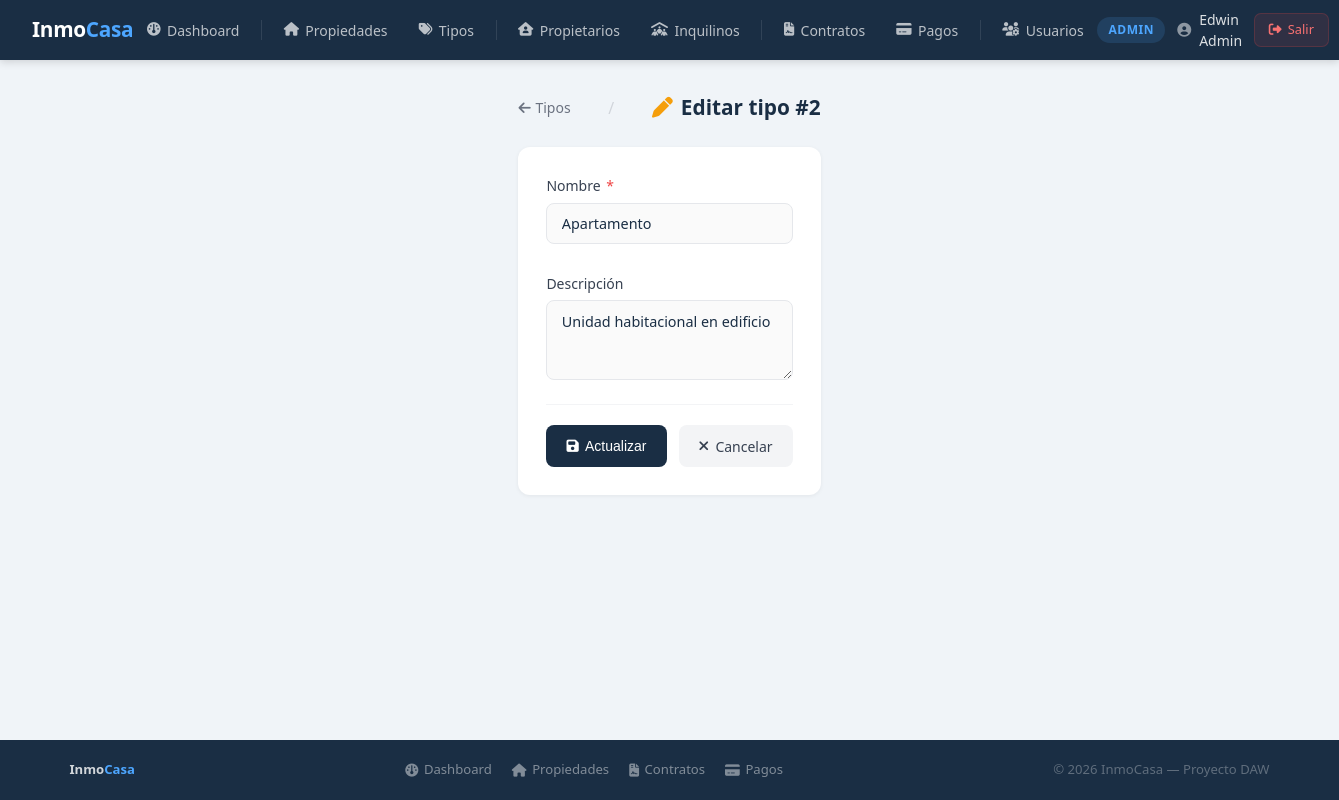
Page /index.php?action=tipo_editar&id=2 (signed in) on the committed database.
### tables this page shows
CREATE TABLE IF NOT EXISTS tipos_inmueble (
    id INT AUTO_INCREMENT PRIMARY KEY,
    nombre VARCHAR(50) NOT NULL,
    descripcion TEXT,
    created_at TIMESTAMP DEFAULT CURRENT_TIMESTAMP
);

### app/controllers/TipoInmuebleController.php (called while the page is built, shortened)
<?php
include_once __DIR__ . '/../models/TipoInmueble.php';
class TipoInmuebleController {
    private $modelo;
    public function __construct() {
        $this->modelo = new TipoInmueble();
    }
    public function editar($id) {
        $tipo = $this->modelo->obtenerPorId($id);
        include_once __DIR__ . '/../views/tipos/editar.php';
    }
}
?>

### config/database.example.php (called while the page is built, shortened)
<?php
class Database{
    private static $conn = null;
    public static function getConexion(){
        if( self::$conn === null){
            try{
                $dsn = 'mysql:host='.DB_HOST .
                ';port='. DB_PORT .
                ';dbname='.DB_NAME .
                ';charset=utf8';
                self::$conn = new PDO($dsn , DB_USER,DB_PASS ,[
                    PDO::ATTR_ERRMODE => PDO::ERRMODE_EXCEPTION,
                    PDO::ATTR_DEFAULT_FETCH_MODE => PDO::FETCH_ASSOC,
                    PDO::ATTR_EMULATE_PREPARES => false,
                ]);
            }catch(PDOException $e){
                die("Error de conexion: ". $e->getMessage());
            }
        }
        return self::$conn;
    }
}
?>

### app/models/TipoInmueble.php (called while the page is built, shortened)
<?php
class TipoInmueble {
    private $conn;
    public function __construct() {
        $this->conn = Database::getConexion();
    }
    public function obtenerPorId($id) {
        try {
            $sql = "SELECT * FROM tipos_inmueble WHERE id = ?";
            $stmt = $this->conn->prepare($sql);
            $stmt->execute([$id]);
            return $stmt->fetch();
        } catch (PDOException $e) {
            return ["exito" => false, "mensaje" => "Error al obtener tipo: " . $e->getMessage()];
        }
    }
}
?>

### app/views/tipos/editar.php (the view, shortened to what this page needs)
<?php include_once __DIR__ . '/../layouts/header.php'; ?>
<?php $errores = $_SESSION['errores'] ?? []; unset($_SESSION['errores']); $tipo = $tipo ?? []; ?>
<div class="page-header">
    <a href="<?= BASE_URL ?>?action=tipos"><i class="fa-solid fa-arrow-left"></i> Tipos</a>
    <span class="separator">/</span>
    <div class="page-title"><i class="fa-solid fa-pen"></i> Editar tipo #<?= $tipo['id'] ?? '' ?></div>
</div>
<div class="form-card">
    <form id="formTipo" method="POST" action="<?= BASE_URL ?>?action=tipo_actualizar&id=<?= $tipo['id'] ?? '' ?>" novalidate>
        <div class="form-group">
            <label>Nombre <span class="required">*</span></label>
            <input type="text" name="nombre" value="<?= htmlspecialchars($tipo['nombre'] ?? '') ?>">
        </div>
        <div class="form-group">
            <label>Descripción</label>
            <textarea name="descripcion"><?= htmlspecialchars($tipo['descripcion'] ?? '') ?></textarea>
        </div>
        <div class="form-actions">
            <button type="submit" class="btn btn-primary"><i class="fa-solid fa-floppy-disk"></i> Actualizar</button>
            <a href="<?= BASE_URL ?>?action=tipos" class="btn btn-secondary"><i class="fa-solid fa-xmark"></i> Cancelar</a>
        </div>
    </form>
</div>
<?php include_once __DIR__ . '/../layouts/footer.php'; ?>

### public/css/style.css (style rules this page uses)
*, *::before, *::after { margin: 0; padding: 0; box-sizing: border-box; }
html { font-size: 16px; }
body { font-family: 'Segoe UI', system-ui, -apple-system, sans-serif; background: #f0f4f8; color: #1a2e44; min-height: 100vh; line-height: 1.5; display: flex; flex-direction: column; }
a { color: #4da6ff; text-decoration: none; transition: color 0.2s; }
.btn { display: inline-flex; align-items: center; gap: 0.4rem; padding: 0.55rem 1.1rem; border-radius: 8px; font-size: 0.875rem; font-weight: 500; text-decoration: none; cursor: pointer; border: none; transition: all 0.2s; white-space: nowrap; }
.btn-primary { background: #1a2e44; color: #fff; }
.btn-secondary { background: #f3f4f6; color: #374151; }
.form-card { background: #fff; border-radius: 12px; box-shadow: 0 1px 4px rgba(0,0,0,0.06); padding: 1.75rem; max-width: 750px; }
.form-group { display: flex; flex-direction: column; gap: 0.4rem; }
label { font-size: 0.875rem; font-weight: 500; color: #374151; }
.required { color: #ef4444; margin-left: 2px; }
input[type="text"], input[type="email"], input[type="password"], input[type="number"], input[type="date"], select, textarea { width: 100%; padding: 0.65rem 0.9rem; border: 1.5px solid #e5e7eb; border-radius: 8px; font-size: 0.9rem; color: #1a2e44; background: #fafafa; outline: none; transition: border-color 0.2s, background 0.2s; font-family: inherit; }
textarea { resize: vertical; min-height: 80px; }
.form-actions { display: flex; gap: 0.75rem; margin-top: 1.5rem; padding-top: 1.25rem; border-top: 1px solid #f3f4f6; }
.page-header { display: flex; align-items: center; justify-content: space-between; margin-bottom: 1.5rem; flex-wrap: wrap; gap: 1rem; }
.page-title { font-size: 1.3rem; font-weight: 600; color: #1a2e44; display: flex; align-items: center; gap: 0.5rem; }
.page-title i { color: #4da6ff; }

### app/views/layouts/header.php (style rules this page uses)
* { margin: 0; padding: 0; box-sizing: border-box; }
body { font-family: 'Segoe UI', sans-serif; background: #f0f4f8; min-height: 100vh; display: flex; flex-direction: column; }

### app/views/tipos/editar.php (style rules this page uses)
.page-header { display: flex; align-items: center; gap: 0.75rem; margin-bottom: 1.5rem; }
.page-header a { color: #6b7280; text-decoration: none; font-size: 0.875rem; display: flex; align-items: center; gap: 0.3rem; }
.separator { color: #d1d5db; }
.page-title { font-size: 1.3rem; font-weight: 600; color: #1a2e44; display: flex; align-items: center; gap: 0.5rem; }
.page-title i { color: #f59e0b; }
.form-card { background: #fff; border-radius: 12px; box-shadow: 0 1px 4px rgba(0,0,0,0.06); padding: 1.75rem; max-width: 600px; }
.form-group { display: flex; flex-direction: column; gap: 0.4rem; margin-bottom: 1.25rem; }
label { font-size: 0.875rem; font-weight: 500; color: #374151; }
.required { color: #ef4444; margin-left: 2px; }
input, textarea { padding: 0.65rem 0.9rem; border: 1.5px solid #e5e7eb; border-radius: 8px; font-size: 0.9rem; color: #1a2e44; background: #fafafa; outline: none; transition: border-color 0.2s; font-family: inherit; }
textarea { resize: vertical; min-height: 80px; }
.form-actions { display: flex; gap: 0.75rem; padding-top: 1.25rem; border-top: 1px solid #f3f4f6; }
.btn { display: inline-flex; align-items: center; gap: 0.4rem; padding: 0.65rem 1.25rem; border-radius: 8px; font-size: 0.875rem; font-weight: 500; text-decoration: none; cursor: pointer; border: none; transition: all 0.2s; }
.btn-primary { background: #1a2e44; color: #fff; }
.btn-secondary { background: #f3f4f6; color: #374151; }

### rows in the picture
tipos_inmueble: id "2", nombre "Apartamento", descripcion "Unidad habitacional en edificio"

### other values in the picture
$rol "ADMIN"
$nombre "Edwin Admin"
